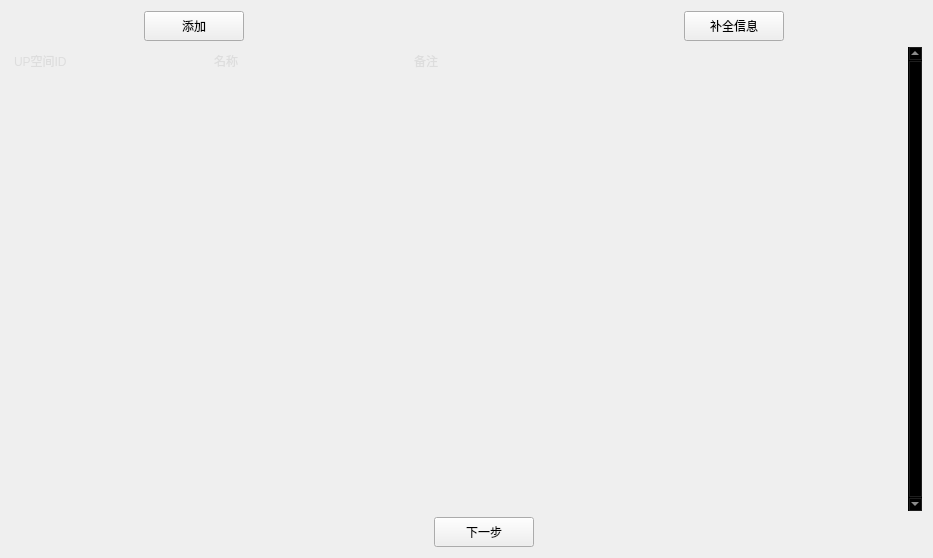
                     <widget class="QWidget" name="page_list">
                      <layout class="QGridLayout" name="gridLayout_6">
                       <item row="5" column="13">
                        <spacer name="horizontalSpacer_71">
                         <property name="orientation">
                          <enum>Qt::Orientation::Horizontal</enum>
                         </property>
                         <property name="sizeHint" stdset="0">
                          <size>
                           <width>40</width>
                           <height>20</height>
                          </size>
                         </property>
                        </spacer>
                       </item>
                       <item row="1" column="3">
                        <spacer name="horizontalSpacer_54">
                         <property name="orientation">
                          <enum>Qt::Orientation::Horizontal</enum>
                         </property>
                         <property name="sizeHint" stdset="0">
                          <size>
                           <width>40</width>
                           <height>20</height>
                          </size>
                         </property>
                        </spacer>
                       </item>
                       <item row="1" column="7">
                        <spacer name="horizontalSpacer_51">
                         <property name="orientation">
                          <enum>Qt::Orientation::Horizontal</enum>
                         </property>
                         <property name="sizeHint" stdset="0">
                          <size>
                           <width>40</width>
                           <height>20</height>
                          </size>
                         </property>
                        </spacer>
                       </item>
                       <item row="5" column="4">
                        <spacer name="horizontalSpacer_56">
                         <property name="orientation">
                          <enum>Qt::Orientation::Horizontal</enum>
                         </property>
                         <property name="sizeHint" stdset="0">
                          <size>
                           <width>40</width>
                           <height>20</height>
                          </size>
                         </property>
                        </spacer>
                       </item>
                       <item row="5" column="3">
                        <spacer name="horizontalSpacer_55">
                         <property name="orientation">
                          <enum>Qt::Orientation::Horizontal</enum>
                         </property>
                         <property name="sizeHint" stdset="0">
                          <size>
                           <width>40</width>
                           <height>20</height>
                          </size>
                         </property>
                        </spacer>
                       </item>
                       <item row="1" column="12">
                        <widget class="QPushButton" name="pushButton_list_2">
                         <property name="minimumSize">
                          <size>
                           <width>100</width>
                           <height>30</height>
                          </size>
                         </property>
                         <property name="maximumSize">
                          <size>
                           <width>100</width>
                           <height>30</height>
                          </size>
                         </property>
                         <property name="text">
                          <string>补全信息</string>
                         </property>
                        </widget>
                       </item>
                       <item row="1" column="9">
                        <spacer name="horizontalSpacer_82">
                         <property name="orientation">
                          <enum>Qt::Orientation::Horizontal</enum>
                         </property>
                         <property name="sizeHint" stdset="0">
                          <size>
                           <width>40</width>
                           <height>20</height>
                          </size>
                         </property>
                        </spacer>
                       </item>
                       <item row="5" column="5">
                        <spacer name="horizontalSpacer_61">
                         <property name="orientation">
                          <enum>Qt::Orientation::Horizontal</enum>
                         </property>
                         <property name="sizeHint" stdset="0">
                          <size>
                           <width>40</width>
                           <height>20</height>
                          </size>
                         </property>
                        </spacer>
                       </item>
                       <item row="1" column="6">
                        <spacer name="horizontalSpacer_58">
                         <property name="orientation">
                          <enum>Qt::Orientation::Horizontal</enum>
                         </property>
                         <property name="sizeHint" stdset="0">
                          <size>
                           <width>40</width>
                           <height>20</height>
                          </size>
                         </property>
                        </spacer>
                       </item>
                       <item row="5" column="14">
                        <spacer name="horizontalSpacer_63">
                         <property name="orientation">
                          <enum>Qt::Orientation::Horizontal</enum>
                         </property>
                         <property name="sizeHint" stdset="0">
                          <size>
                           <width>40</width>
                           <height>20</height>
                          </size>
                         </property>
                        </spacer>
                       </item>
                       <item row="5" column="1">
                        <spacer name="horizontalSpacer_60">
                         <property name="orientation">
                          <enum>Qt::Orientation::Horizontal</enum>
                         </property>
                         <property name="sizeHint" stdset="0">
                          <size>
                           <width>40</width>
                           <height>20</height>
                          </size>
                         </property>
                        </spacer>
                       </item>
                       <item row="5" column="6">
                        <spacer name="horizontalSpacer_81">
                         <property name="orientation">
                          <enum>Qt::Orientation::Horizontal</enum>
                         </property>
                         <property name="sizeHint" stdset="0">
                          <size>
                           <width>40</width>
                           <height>20</height>
                          </size>
                         </property>
                        </spacer>
                       </item>
                       <item row="1" column="5">
                        <spacer name="horizontalSpacer_57">
                         <property name="orientation">
                          <enum>Qt::Orientation::Horizontal</enum>
                         </property>
                         <property name="sizeHint" stdset="0">
                          <size>
                           <width>40</width>
                           <height>20</height>
                          </size>
                         </property>
                        </spacer>
                       </item>
                       <item row="5" column="12">
                        <spacer name="horizontalSpacer_78">
                         <property name="orientation">
                          <enum>Qt::Orientation::Horizontal</enum>
                         </property>
                         <property name="sizeHint" stdset="0">
                          <size>
                           <width>40</width>
                           <height>20</height>
                          </size>
                         </property>
                        </spacer>
                       </item>
                       <item row="4" column="0" colspan="16">
                        <widget class="QTableWidget" name="tableWidget_list">
                         <property name="sizePolicy">
                          <sizepolicy hsizetype="Expanding" vsizetype="Expanding">
                           <horstretch>0</horstretch>
                           <verstretch>0</verstretch>
                          </sizepolicy>
                         </property>
                         <property name="palette">
                          <palette>
                           <active>
                            <colorrole role="WindowText">
                             <brush brushstyle="SolidPattern">
                              <color alpha="255">
                               <red>221</red>
                               <green>221</green>
                               <blue>221</blue>
                              </color>
                             </brush>
                            </colorrole>
                            <colorrole role="Button">
                             <brush brushstyle="SolidPattern">
                              <color alpha="0">
                               <red>0</red>
                               <green>0</green>
                               <blue>0</blue>
                              </color>
                             </brush>
                            </colorrole>
                            <colorrole role="Text">
                             <brush brushstyle="SolidPattern">
                              <color alpha="255">
                               <red>221</red>
                               <green>221</green>
                               <blue>221</blue>
                              </color>
                             </brush>
                            </colorrole>
                            <colorrole role="ButtonText">
                             <brush brushstyle="SolidPattern">
                              <color alpha="255">
                               <red>221</red>
                               <green>221</green>
                               <blue>221</blue>
                              </color>
                             </brush>
                            </colorrole>
                            <colorrole role="Base">
                             <brush brushstyle="NoBrush">
                              <color alpha="255">
                               <red>0</red>
                               <green>0</green>
                               <blue>0</blue>
                              </color>
                             </brush>
                            </colorrole>
                            <colorrole role="Window">
                             <brush brushstyle="SolidPattern">
                              <color alpha="0">
                               <red>0</red>
                               <green>0</green>
                               <blue>0</blue>
                              </color>
                             </brush>
                            </colorrole>
                            <colorrole role="PlaceholderText">
                             <brush brushstyle="SolidPattern">
                              <color alpha="255">
                               <red>221</red>
                               <green>221</green>
                               <blue>221</blue>
                              </color>
                             </brush>
                            </colorrole>
                           </active>
                           <inactive>
                            <colorrole role="WindowText">
                             <brush brushstyle="SolidPattern">
                              <color alpha="255">
                               <red>221</red>
                               <green>221</green>
                               <blue>221</blue>
                              </color>
                             </brush>
                            </colorrole>
                            <colorrole role="Button">
                             <brush brushstyle="SolidPattern">
                              <color alpha="0">
                               <red>0</red>
                               <green>0</green>
                               <blue>0</blue>
                              </color>
                             </brush>
                            </colorrole>
                            <colorrole role="Text">
                             <brush brushstyle="SolidPattern">
                              <color alpha="255">
                               <red>221</red>
                               <green>221</green>
                               <blue>221</blue>
                              </color>
                             </brush>
                            </colorrole>
                            <colorrole role="ButtonText">
                             <brush brushstyle="SolidPattern">
                              <color alpha="255">
                               <red>221</red>
                               <green>221</green>
                               <blue>221</blue>
                              </color>
                             </brush>
                            </colorrole>
                            <colorrole role="Base">
                             <brush brushstyle="NoBrush">
                              <color alpha="255">
                               <red>0</red>
                               <green>0</green>
                               <blue>0</blue>
                              </color>
                             </brush>
                            </colorrole>
                            <colorrole role="Window">
                             <brush brushstyle="SolidPattern">
                              <color alpha="0">
                               <red>0</red>
                               <green>0</green>
                               <blue>0</blue>
                              </color>
                             </brush>
                            </colorrole>
                            <colorrole role="PlaceholderText">
                             <brush brushstyle="SolidPattern">
                              <color alpha="255">
                               <red>221</red>
                               <green>221</green>
                               <blue>221</blue>
                              </color>
                             </brush>
                            </colorrole>
                           </inactive>
                           <disabled>
                            <colorrole role="WindowText">
                             <brush brushstyle="SolidPattern">
                              <color alpha="255">
                               <red>221</red>
                               <green>221</green>
                               <blue>221</blue>
                              </color>
                             </brush>
                            </colorrole>
                            <colorrole role="Button">
                             <brush brushstyle="SolidPattern">
                              <color alpha="0">
                               <red>0</red>
                               <green>0</green>
                               <blue>0</blue>
                              </color>
                             </brush>
                            </colorrole>
                            <colorrole role="Text">
                             <brush brushstyle="SolidPattern">
                              <color alpha="255">
                               <red>221</red>
                               <green>221</green>
                               <blue>221</blue>
                              </color>
                             </brush>
                            </colorrole>
                            <colorrole role="ButtonText">
                             <brush brushstyle="SolidPattern">
                              <color alpha="255">
                               <red>221</red>
                               <green>221</green>
                               <blue>221</blue>
                              </color>
                             </brush>
                            </colorrole>
                            <colorrole role="Base">
                             <brush brushstyle="NoBrush">
                              <color alpha="255">
                               <red>0</red>
                               <green>0</green>
                               <blue>0</blue>
                              </color>
                             </brush>
                            </colorrole>
                            <colorrole role="Window">
                             <brush brushstyle="SolidPattern">
                              <color alpha="0">
                               <red>0</red>
                               <green>0</green>
                               <blue>0</blue>
                              </color>
                             </brush>
                            </colorrole>
                            <colorrole role="PlaceholderText">
                             <brush brushstyle="SolidPattern">
                              <color alpha="255">
                               <red>221</red>
                               <green>221</green>
                               <blue>221</blue>
                              </color>
                             </brush>
                            </colorrole>
                           </disabled>
                          </palette>
                         </property>
                         <property name="frameShape">
                          <enum>QFrame::Shape::NoFrame</enum>
                         </property>
                         <property name="verticalScrollBarPolicy">
                          <enum>Qt::ScrollBarPolicy::ScrollBarAlwaysOn</enum>
                         </property>
                         <property name="sizeAdjustPolicy">
                          <enum>QAbstractScrollArea::SizeAdjustPolicy::AdjustToContents</enum>
                         </property>
                         <property name="editTriggers">
                          <set>QAbstractItemView::EditTrigger::NoEditTriggers</set>
                         </property>
                         <property name="selectionMode">
                          <enum>QAbstractItemView::SelectionMode::SingleSelection</enum>
                         </property>
                         <property name="selectionBehavior">
                          <enum>QAbstractItemView::SelectionBehavior::SelectRows</enum>
                         </property>
                         <property name="showGrid">
                          <bool>true</bool>
                         </property>
                         <property name="gridStyle">
                          <enum>Qt::PenStyle::SolidLine</enum>
                         </property>
                         <property name="sortingEnabled">
                          <bool>false</bool>
                         </property>
                         <property name="wordWrap">
                          <bool>true</bool>
                         </property>
                         <property name="rowCount">
                          <number>15</number>
                         </property>
                         <attribute name="horizontalHeaderVisible">
                          <bool>false</bool>
                         </attribute>
                         <attribute name="horizontalHeaderCascadingSectionResizes">
                          <bool>true</bool>
                         </attribute>
                         <attribute name="horizontalHeaderDefaultSectionSize">
                          <number>200</number>
                         </attribute>
                         <attribute name="horizontalHeaderStretchLastSection">
                          <bool>true</bool>
                         </attribute>
                         <attribute name="verticalHeaderVisible">
                          <bool>false</bool>
                         </attribute>
                         <attribute name="verticalHeaderCascadingSectionResizes">
                          <bool>false</bool>
                         </attribute>
                         <attribute name="verticalHeaderHighlightSections">
                          <bool>false</bool>
                         </attribute>
                         <attribute name="verticalHeaderStretchLastSection">
                          <bool>true</bool>
                         </attribute>
                         <row>
                          <property name="text">
                           <string>New Row</string>
                          </property>
                          <property name="font">
                           <font>
                            <family>Segoe UI</family>
                           </font>
                          </property>
                         </row>
                         <row>
                          <property name="text">
                           <string>New Row</string>
                          </property>
                         </row>
                         <row>
                          <property name="text">
                           <string>New Row</string>
                          </property>
                         </row>
                         <row>
                          <property name="text">
                           <string>New Row</string>
                          </property>
                         </row>
                         <row>
                          <property name="text">
                           <string>New Row</string>
                          </property>
                         </row>
                         <row>
                          <property name="text">
                           <string>New Row</string>
                          </property>
                         </row>
                         <row>
                          <property name="text">
                           <string>New Row</string>
                          </property>
                         </row>
                         <row>
                          <property name="text">
                           <string>New Row</string>
                          </property>
                         </row>
                         <row>
                          <property name="text">
                           <string>New Row</string>
                          </property>
                         </row>
                         <row>
                          <property name="text">
                           <string>New Row</string>
                          </property>
                         </row>
                         <row>
                          <property name="text">
                           <string>New Row</string>
                          </property>
                         </row>
                         <row>
                          <property name="text">
                           <string>New Row</string>
                          </property>
                         </row>
                         <row>
                          <property name="text">
                           <string>New Row</string>
                          </property>
                         </row>
                         <row>
                          <property name="text">
                           <string>New Row</string>
                          </property>
                         </row>
                         <row>
                          <property name="text">
                           <string>New Row</string>
                          </property>
                         </row>
                         <column>
                          <property name="text">
                           <string>0</string>
                          </property>
                         </column>
                         <column>
                          <property name="text">
                           <string>1</string>
                          </property>
                         </column>
                         <column>
                          <property name="text">
                           <string>2</string>
                          </property>
                         </column>
                         <item row="0" column="0">
                          <property name="text">
                           <string>UP空间ID</string>
                          </property>
                         </item>
                         <item row="0" column="1">
                          <property name="text">
                           <string>名称</string>
                          </property>
                         </item>
                         <item row="0" column="2">
                          <property name="text">
                           <string>备注</string>
                          </property>
                         </item>
                        </widget>
                       </item>
                       <item row="1" column="10">
                        <spacer name="horizontalSpacer_53">
                         <property name="orientation">
                          <enum>Qt::Orientation::Horizontal</enum>
                         </property>
                         <property name="sizeHint" stdset="0">
                          <size>
                           <width>40</width>
                           <height>20</height>
                          </size>
                         </property>
                        </spacer>
                       </item>
                       <item row="5" column="10">
                        <spacer name="horizontalSpacer_79">
                         <property name="orientation">
                          <enum>Qt::Orientation::Horizontal</enum>
                         </property>
                         <property name="sizeHint" stdset="0">
                          <size>
                           <width>40</width>
                           <height>20</height>
                          </size>
                         </property>
                        </spacer>
                       </item>
                       <item row="5" column="2">
                        <spacer name="horizontalSpacer_59">
                         <property name="orientation">
                          <enum>Qt::Orientation::Horizontal</enum>
                         </property>
                         <property name="sizeHint" stdset="0">
                          <size>
                           <width>40</width>
                           <height>20</height>
                          </size>
                         </property>
                        </spacer>
                       </item>
                       <item row="1" column="2">
                        <widget class="QPushButton" name="pushButton_list_1">
                         <property name="minimumSize">
                          <size>
                           <width>100</width>
                           <height>30</height>
                          </size>
                         </property>
                         <property name="maximumSize">
                          <size>
                           <width>100</width>
                           <height>30</height>
                          </size>
                         </property>
                         <property name="text">
                          <string>添加</string>
                         </property>
                        </widget>
                       </item>
                       <item row="1" column="1">
                        <spacer name="horizontalSpacer_2">
                         <property name="orientation">
                          <enum>Qt::Orientation::Horizontal</enum>
                         </property>
                         <property name="sizeHint" stdset="0">
                          <size>
                           <width>121</width>
                           <height>20</height>
                          </size>
                         </property>
                        </spacer>
                       </item>
                       <item row="1" column="4">
                        <spacer name="horizontalSpacer_80">
                         <property name="orientation">
                          <enum>Qt::Orientation::Horizontal</enum>
                         </property>
                         <property name="sizeHint" stdset="0">
                          <size>
                           <width>40</width>
                           <height>20</height>
                          </size>
                         </property>
                        </spacer>
                       </item>
                       <item row="5" column="7">
                        <widget class="QPushButton" name="pushButton_next_2">
                         <property name="minimumSize">
                          <size>
                           <width>100</width>
                           <height>30</height>
                          </size>
                         </property>
                         <property name="maximumSize">
                          <size>
                           <width>100</width>
                           <height>30</height>
                          </size>
                         </property>
                         <property name="text">
                          <string>下一步</string>
                         </property>
                        </widget>
                       </item>
                       <item row="5" column="15">
                        <spacer name="horizontalSpacer_62">
                         <property name="orientation">
                          <enum>Qt::Orientation::Horizontal</enum>
                         </property>
                         <property name="sizeHint" stdset="0">
                          <size>
                           <width>40</width>
                           <height>20</height>
                          </size>
                         </property>
                        </spacer>
                       </item>
                       <item row="5" column="9">
                        <spacer name="horizontalSpacer_52">
                         <property name="orientation">
                          <enum>Qt::Orientation::Horizontal</enum>
                         </property>
                         <property name="sizeHint" stdset="0">
                          <size>
                           <width>40</width>
                           <height>20</height>
                          </size>
                         </property>
                        </spacer>
                       </item>
                       <item row="5" column="8">
                        <spacer name="horizontalSpacer_84">
                         <property name="orientation">
                          <enum>Qt::Orientation::Horizontal</enum>
                         </property>
                         <property name="sizeHint" stdset="0">
                          <size>
                           <width>40</width>
                           <height>20</height>
                          </size>
                         </property>
                        </spacer>
                       </item>
                       <item row="1" column="8">
                        <spacer name="horizontalSpacer_85">
                         <property name="orientation">
                          <enum>Qt::Orientation::Horizontal</enum>
                         </property>
                         <property name="sizeHint" stdset="0">
                          <size>
                           <width>40</width>
                           <height>20</height>
                          </size>
                         </property>
                        </spacer>
                       </item>
                       <item row="1" column="13">
                        <spacer name="horizontalSpacer">
                         <property name="orientation">
                          <enum>Qt::Orientation::Horizontal</enum>
                         </property>
                         <property name="sizeHint" stdset="0">
                          <size>
                           <width>40</width>
                           <height>20</height>
                          </size>
                         </property>
                        </spacer>
                       </item>
                       <item row="1" column="14">
                        <spacer name="horizontalSpacer_83">
                         <property name="orientation">
                          <enum>Qt::Orientation::Horizontal</enum>
                         </property>
                         <property name="sizeHint" stdset="0">
                          <size>
                           <width>40</width>
                           <height>20</height>
                          </size>
                         </property>
                        </spacer>
                       </item>
                       <item row="1" column="15">
                        <spacer name="horizontalSpacer_86">
                         <property name="orientation">
                          <enum>Qt::Orientation::Horizontal</enum>
                         </property>
                         <property name="sizeHint" stdset="0">
                          <size>
                           <width>40</width>
                           <height>20</height>
                          </size>
                         </property>
                        </spacer>
                       </item>
                      </layout>
                     </widget>
